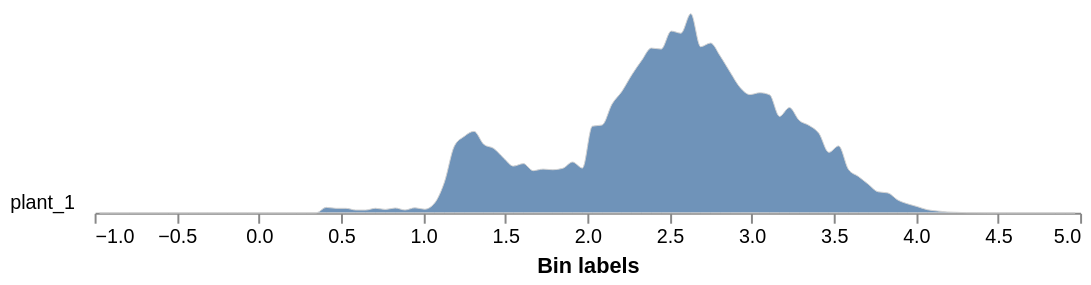

Notebook code cell kept with this figure:
### Code cell
# SR (Simple Ratio) - another general vegetation vigor index
# Calculate the index for the whole image
sr_index = pcv.spectral_index.sr(ms, distance=55)
sr_index.array_type = "index_sr"  # workaround: set manually since spectral_index functions don't set this
# Graph the histogram of the spectral index, masking so that you only have the plant
sr_output=pcv.analyze.spectral_index(index_img=sr_index, labeled_mask=kept_mask,
                           min_bin=-1, max_bin=5, label="plant")
# Pseudocolor the image as a visualization
sr_img = pcv.visualize.pseudocolor(gray_img = sr_index.array_data, mask=kept_mask, cmap='jet', 
                                           min_value=-0.25, max_value=5)

### Figure 1 — Vega-Lite specification as saved in the notebook (floating-point values rounded to 4 significant figures)
{"config": {"view": {"continuousWidth": 300, "continuousHeight": 300, "stroke": null}, "axis": {"grid": false}, "facet": {"columns": 1, "spacing": 0}, "title": {"anchor": "end"}}, "data": {"name": "data-f2360fb069d2d8f9a6243f1b85968326"}, "facet": {"field": "sample", "header": {"labelAngle": 0, "labelAlign": "left", "labelOrient": "left"}, "title": null, "type": "nominal"}, "spec": {"mark": {"type": "area", "fillOpacity": 0.8, "interpolate": "monotone", "stroke": "lightgray", "strokeWidth": 0.5}, "encoding": {"x": {"field": "label", "title": "Bin labels", "type": "quantitative"}, "y": {"axis": null, "field": "value", "scale": {"range": [10, -100]}, "type": "quantitative"}}, "height": 10, "width": 500}, "bounds": "flush", "$schema": "https://vega.github.io/schema/vega-lite/v5.20.1.json", "datasets": {"data-f2360fb069d2d8f9a6243f1b85968326": [{"sample": "plant_1", "value": 0.0, "label": -0.97}, {"sample": "plant_1", "value": 0.0, "label": -0.91}, {"sample": "plant_1", "value": 0.0, "label": -0.85}, {"sample": "plant_1", "value": 0.0, "label": -0.79}, {"sample": "plant_1", "value": 0.0, "label": -0.73}, {"sample": "plant_1", "value": 0.0, "label": -0.67}, {"sample": "plant_1", "value": 0.0, "label": -0.61}, {"sample": "plant_1", "value": 0.0, "label": -0.55}, {"sample": "plant_1", "value": 0.0, "label": -0.49}, {"sample": "plant_1", "value": 0.0, "label": -0.43}, {"sample": "plant_1", "value": 0.0, "label": -0.37}, {"sample": "plant_1", "value": 0.0, "label": -0.31}, {"sample": "plant_1", "value": 0.0, "label": -0.25}, {"sample": "plant_1", "value": 0.0, "label": -0.19}, {"sample": "plant_1", "value": 0.0, "label": -0.13}, {"sample": "plant_1", "value": 0.0, "label": -0.07}, {"sample": "plant_1", "value": 0.0, "label": -0.01}, {"sample": "plant_1", "value": 0.0, "label": 0.05}, {"sample": "plant_1", "value": 0.0, "label": 0.11}, {"sample": "plant_1", "value": 0.0, "label": 0.17}, {"sample": "plant_1", "value": 0.0, "label": 0.23}, {"sample": "plant_1", "value": 0.0, "label": 0.29}, {"sample": "plant_1", "value": 0.0008996, "label": 0.35}, {"sample": "plant_1", "value": 0.1268, "label": 0.41}, {"sample": "plant_1", "value": 0.1044, "label": 0.47}, {"sample": "plant_1", "value": 0.1044, "label": 0.53}, {"sample": "plant_1", "value": 0.06567, "label": 0.59}, {"sample": "plant_1", "value": 0.06477, "label": 0.65}, {"sample": "plant_1", "value": 0.1062, "label": 0.71}, {"sample": "plant_1", "value": 0.08007, "label": 0.77}, {"sample": "plant_1", "value": 0.1125, "label": 0.83}, {"sample": "plant_1", "value": 0.06747, "label": 0.89}, {"sample": "plant_1", "value": 0.117, "label": 0.95}, {"sample": "plant_1", "value": 0.08456, "label": 1.01}, {"sample": "plant_1", "value": 0.2267, "label": 1.07}, {"sample": "plant_1", "value": 0.7134, "label": 1.13}, {"sample": "plant_1", "value": 1.539, "label": 1.19}, {"sample": "plant_1", "value": 1.763, "label": 1.25}, {"sample": "plant_1", "value": 1.88, "label": 1.31}, {"sample": "plant_1", "value": 1.578, "label": 1.37}, {"sample": "plant_1", "value": 1.486, "label": 1.43}, {"sample": "plant_1", "value": 1.267, "label": 1.49}, {"sample": "plant_1", "value": 1.079, "label": 1.55}, {"sample": "plant_1", "value": 1.136, "label": 1.61}, {"sample": "plant_1", "value": 0.9734, "label": 1.67}, {"sample": "plant_1", "value": 1.009, "label": 1.73}, {"sample": "plant_1", "value": 0.995, "label": 1.79}, {"sample": "plant_1", "value": 1.027, "label": 1.85}, {"sample": "plant_1", "value": 1.172, "label": 1.91}, {"sample": "plant_1", "value": 1.034, "label": 1.97}, {"sample": "plant_1", "value": 1.999, "label": 2.03}, {"sample": "plant_1", "value": 2.027, "label": 2.09}, {"sample": "plant_1", "value": 2.509, "label": 2.15}, {"sample": "plant_1", "value": 2.801, "label": 2.21}, {"sample": "plant_1", "value": 3.181, "label": 2.27}, {"sample": "plant_1", "value": 3.512, "label": 2.33}, {"sample": "plant_1", "value": 3.801, "label": 2.39}, {"sample": "plant_1", "value": 3.778, "label": 2.45}, {"sample": "plant_1", "value": 4.193, "label": 2.51}, {"sample": "plant_1", "value": 4.144, "label": 2.57}, {"sample": "plant_1", "value": 4.594, "label": 2.63}, {"sample": "plant_1", "value": 3.832, "label": 2.69}, {"sample": "plant_1", "value": 3.917, "label": 2.75}, {"sample": "plant_1", "value": 3.611, "label": 2.81}, {"sample": "plant_1", "value": 3.241, "label": 2.87}, {"sample": "plant_1", "value": 2.891, "label": 2.93}, {"sample": "plant_1", "value": 2.729, "label": 2.99}, {"sample": "plant_1", "value": 2.771, "label": 3.05}, {"sample": "plant_1", "value": 2.721, "label": 3.11}, {"sample": "plant_1", "value": 2.225, "label": 3.17}, {"sample": "plant_1", "value": 2.429, "label": 3.23}, {"sample": "plant_1", "value": 2.132, "label": 3.29}, {"sample": "plant_1", "value": 2.017, "label": 3.35}, {"sample": "plant_1", "value": 1.833, "label": 3.41}, {"sample": "plant_1", "value": 1.396, "label": 3.47}, {"sample": "plant_1", "value": 1.545, "label": 3.53}, {"sample": "plant_1", "value": 1.001, "label": 3.59}, {"sample": "plant_1", "value": 0.8402, "label": 3.65}, {"sample": "plant_1", "value": 0.6621, "label": 3.71}, {"sample": "plant_1", "value": 0.4858, "label": 3.77}, {"sample": "plant_1", "value": 0.4606, "label": 3.83}, {"sample": "plant_1", "value": 0.2969, "label": 3.89}, {"sample": "plant_1", "value": 0.2078, "label": 3.95}, {"sample": "plant_1", "value": 0.1439, "label": 4.01}, {"sample": "plant_1", "value": 0.07287, "label": 4.07}, {"sample": "plant_1", "value": 0.04408, "label": 4.13}, {"sample": "plant_1", "value": 0.02069, "label": 4.19}, {"sample": "plant_1", "value": 0.01259, "label": 4.25}, {"sample": "plant_1", "value": 0.004498, "label": 4.31}, {"sample": "plant_1", "value": 0.002699, "label": 4.37}, {"sample": "plant_1", "value": 0.0, "label": 4.43}, {"sample": "plant_1", "value": 0.0, "label": 4.49}, {"sample": "plant_1", "value": 0.0, "label": 4.55}, {"sample": "plant_1", "value": 0.0, "label": 4.61}, {"sample": "plant_1", "value": 0.0, "label": 4.67}, {"sample": "plant_1", "value": 0.0, "label": 4.73}, {"sample": "plant_1", "value": 0.0, "label": 4.79}, {"sample": "plant_1", "value": 0.0, "label": 4.85}, {"sample": "plant_1", "value": 0.0, "label": 4.91}, {"sample": "plant_1", "value": 0.0, "label": 4.97}]}}
